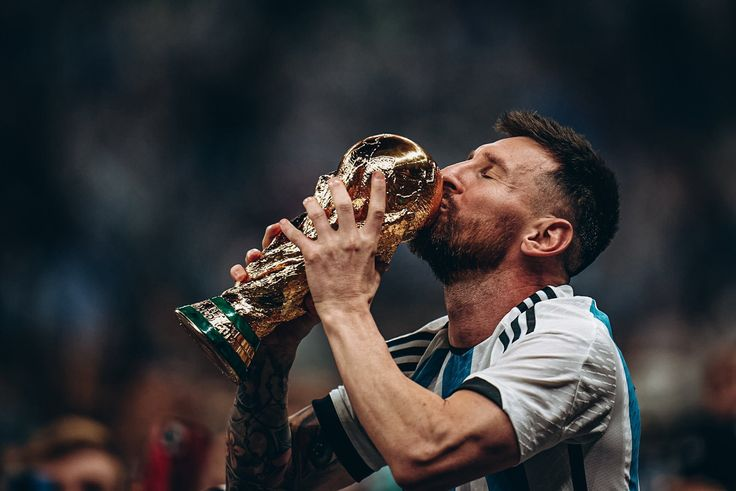
#> input picture messi.jpg, 736 x 491 px, found by its file name
$ python p2.py
#> lines starting #> are read from the running program, lines starting #| are printed output that depends on the picture
import cv2

image_path = r"D:\DIP\messi.jpg"

#read image
img = cv2.imread(image_path)
#> img is the input picture: shape (491, 736, 3); mean B, G, R 53.3, 52.7, 55.1

negative_img = 255 - img
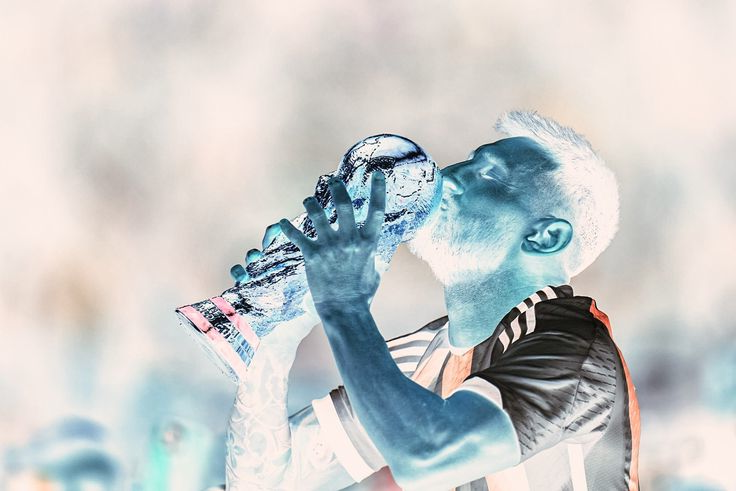
#> negative_img: shape (491, 736, 3); mean B, G, R 201.7, 202.3, 199.9

cv2.imshow('image', negative_img)
cv2.waitKey(0)
cv2.destroyAllWindows()
